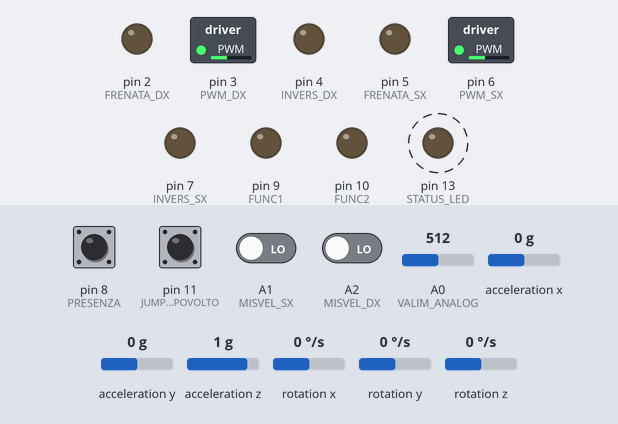
Simulated run of this sketch. Board: Arduino Uno, built with avr-gcc and run on an emulated ATmega328P. On the bench: switched loads named in the sketch (green lamp = pin HIGH), output pins drawn as LEDs (lit = HIGH). Wiring (inferred from the names in the program): MPU-6050 motion sensor at I2C address 0x68. Dashed ring = blinking. The test bench sets the inputs (shaded band); at power-on: pin 8 (PRESENZA), pin 11 (JUMPER_CAPOVOLTO) HIGH, A1 (MISVEL_SX), A2 (MISVEL_DX) LOW, A0 (VALIM_ANALOG) = 512, acceleration x 0 g, acceleration y 0 g, acceleration z 1 g, rotation x 0 °/s, rotation y 0 °/s, rotation z 0 °/s. What the sketch prints to the serial monitor is not drawn.

Above: at 1.44 s.
1.8 s: pin 8 (PRESENZA) pulled LOW for 0.15 s
At 2.07 s:
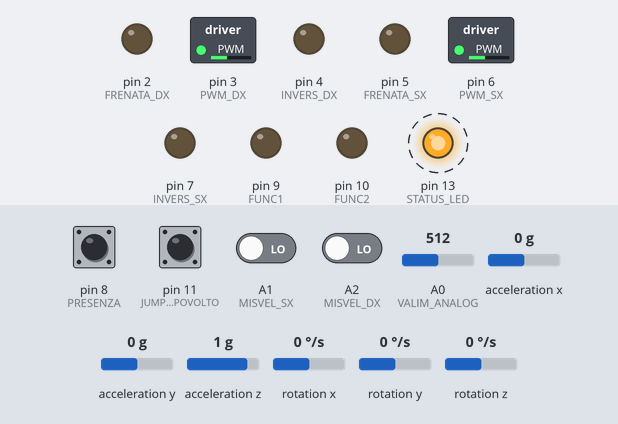
4.8 s: pin 8 (PRESENZA) pulled LOW for 1 s
At 5.02 s:
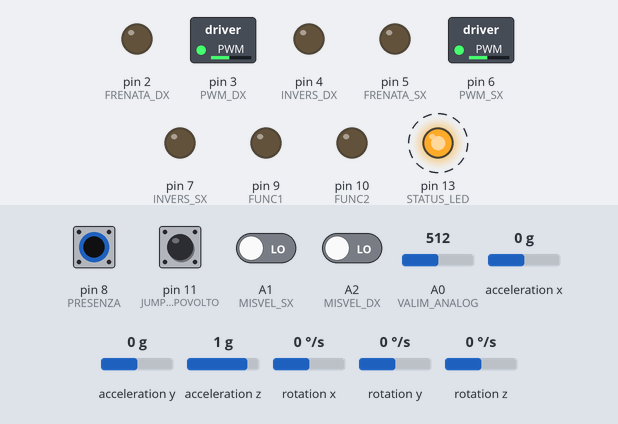
Timing chart, 0 to 13.8 s (numbered marks = the images above; inputs shaded):
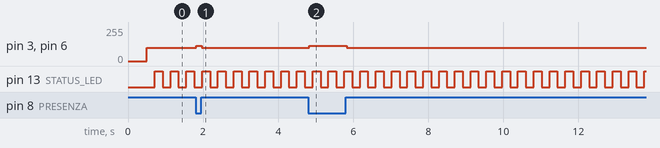

Measured:
- after the input at 1.8 s, pin 3 (PWM_DX), pin 6 (PWM_SX): 100/255 → 116/255 at once, → 100/255 0.15 s later
- after the input at 4.8 s, pin 3 (PWM_DX), pin 6 (PWM_SX): 100/255 → 116/255 at once, → 100/255 1.0 s later
- by itself, pin 13 (STATUS_LED): alternates HIGH for 0.21 s and LOW for 0.21 s

The sketch:

SelfBalancingScooterNC.ino
```cpp
/***
   DIY Self Balancing Scooter ATR
   Self balancing scooter controller sketch using one single rolling board
   and one single accelerometer sensor.
   It drives 2 brushless controllers for both speed and direction and is
   controlled by a Wii Nunchuck

   Prima versione controllo:
   - Velocità angolare proporzionale all'angolo di pendenza, limitata superiormente
   - Diverse costanti per marcia avanti ed indietro

   By Alberto Trentadue 2017-2018
*/

//#define PRESENZA_SEMPRE
//#define SENZA_INERZIA_STATO

//Per I2C
#include <Wire.h>

#define HALT_PROGRAM while(true) {}

#define STATUS_LED 13
#define VALIM_ANALOG A0

// Pin dei PWM di controllo brushless
#define PWM_DX 3
#define FRENATA_DX 2
#define INVERS_DX 4
#define MISVEL_DX A2
#define PWM_SX 6
#define FRENATA_SX 5
#define INVERS_SX 7
#define MISVEL_SX A1

//Gestione rivelatori di presenza
//Pin connesso ai rivelatori
#define PRESENZA 8
//Numero di test per convalidare la presenza
#define CONFERME_PRESENZA 10
byte cnt_presenza = CONFERME_PRESENZA;
bool presenza = false;
bool abilita_dopo_assenza = false;

//Non usati in v1.0
#define FUNC1 9
#define FUNC2 10

#define JUMPER_CAPOVOLTO 11
boolean hb_capovolto = false;

//Indirizzi I2C
#define ADDR_NUNCHUCK_W 0xA4
#define ADDR_NUNCHUCK_R 0xA5
#define ADDR_ACCEL 0x68 //0b1101000

//Stati della macchina a stati del controllo discreto
#define ST_P0_F 0b0000
#define ST_P1_F 0b0010
#define MV_P0_F 0b1000
#define MV_P1_F 0b1010
#define MV_PR_F 0b1100
#define ST_P0_B 0b0001
#define ST_P1_B 0b0011
#define MV_P0_B 0b1001
#define MV_P1_B 0b1011
#define MV_PR_B 0b1101

//Stato di funzionamento del programma
byte stato_prog = ST_P0_F;

//Cicli di inerzia per cambio di stato
#define INERZIA_STATO 8
//Contatore di inerzia per i cambi di stato
byte cnt_inerzia_stato = 0;


//-- COSTANTI PER LA GESTIONE ACCELEROMETRO
//Coefficienti di riduzione di precisione per divisione
#define PREC_REDUX_X 16
#define PREC_REDUX_Z 8
//bx,min: Valore minimo (ridotto) di componente frontale bx per attivare il moto
//TODO: Verificare sperimentalmente
#define BX_MINIMO 60
//Compensazione della pendenza di montaggio dell'accelerometro, per avere 0 secondo livella
#define BX_COMP_MONTAGGIO -39
//Costanti stato inclinazione pedana
#define PP0 0
#define PEND_AV 1
#define PEND_IND 2


#define CICLI_MEDIE 50 // Campioni considerati per le medie
byte cnt_calc = CICLI_MEDIE;

//Variabili per le misure dell'accelerometro MPU-6050
byte ultimo_campione = 0;
int16_t z_acc; //Globale: usata nel MPU-6050
int32_t somma_z_acc = 0;
int16_t serie_z[CICLI_MEDIE];
int16_t media_z_acc;
int16_t x_acc; //Globale: usata nel MPU-6050
int32_t somma_x_acc = 0;
int16_t serie_x[CICLI_MEDIE];
int16_t media_x_acc;
int16_t t_acc; //Globale: usata nel MPU-6050


//-- COSTANTI E VARIABILI GESTIONE DEL THROTTLE
//valore minimo del PWM che ferma il motore
#define PWM_THROTTLE_MIN 116
//Ampiezza throttle iniziale in marcia avanti
#define PWM_THROTTLE_MAX 250
//Ampiezza throttle iniziale in marcia avanti
//TODO: da regolare
#define THR_INIT_FWD 130
//Ampiezza throttle iniziale in marcia indietro
//TODO: da regolare
#define THR_INIT_BWD 130
//Set point velocità media in marcia avanti
#define VEL_REG_FWD 80
//Set point velocità media in marcia indietro
#define VEL_REG_BWD 60
//Setpoint velocità iniziali, indicizzati dai 2 LSB dello stato
int16_t throttles_init[] = {PWM_THROTTLE_MIN, PWM_THROTTLE_MIN, THR_INIT_FWD,THR_INIT_BWD};
//Setpoint velocità a regime, indicizzati dai 2 LSB dello stato
int vels_reg[] = {0, 0, VEL_REG_FWD, VEL_REG_BWD};
//Costante di controllo proporzionale throttle-errore velocità
#define THR_EV_KAPPA_P 0.003
//costante decremento lineare della decelerazione
#define DEC_THR_LIN 0.35
//Valore di throttle sotto il minimo per resettare la corrente
#define PWM_THROTTLE_ZEROCURR 100
//Bilanciamento throttle ruota SINISTRA (delta rispetto alla destra)
#define PWM_THROTTLE_SX_DELTA 0
//Livello di throttle da applicare per il PWM
float throttle_dx = 0.0;
float throttle_sx = 0.0;
//Valore effettivamente applicato al PWM
byte pwm_byte_dx = PWM_THROTTLE_MIN;
byte pwm_byte_sx = PWM_THROTTLE_MIN;

//Stati comando di inversione marcia. Attivo ALTO, pilota un NPN in saturazione
byte retromarcia_dx = LOW;
byte retromarcia_sx = LOW;
//Flag di attivazione della procedura di inversione
boolean inv_da_applicare_dx = false;
boolean inv_da_applicare_sx = false;

//COSTANTI E VARIABILI DELL'ESTIMATORE DI VELOCITA'
//Tracciaori della fase del sensore di Hall
byte stato_riv_vel_dx = LOW;
byte stato_riv_vel_sx = LOW;
//Contatori di stima del periodo di rotazione
int cnt_periodo_dx = 0;
int cnt_periodo_sx = 0;
//Numero massimo di conteggi oltre il quale la ruota si considera quasi ferma
#define MAX_PERIODO_RIV 120
//Velocità angolari stimate delle ruote
int vel_dx = 0;
int vel_sx = 0;
int vel_media = 0;
//Valore minimo della vel_media che considera il mezzo fermo
//TODO: da regolare
#define VEL_FERMO 2

// Livelli analogici del partitore batteria
// TODO: Calibrare rispetto al valore massimo della batteria
#define BATT_OK 1000
#define BATT_MIN 800
int livello_batt = 0;

#define CICLI_HEART 100 // cicli da attendere per l'heartbeat
byte cnt_heart = CICLI_HEART;
byte heart = 0;
#define CICLI_COMM 50 // cicli da attendere per comunicare i dati
byte cnt_comm = CICLI_COMM;

//------ FUNZIONI -------

void setup() {
  // Inizializzazione I2C
  Wire.begin();

  // Inizializzazione Seriale
  Serial.begin(115200);

  // Inizializzazione I/O
  pinMode(LED_BUILTIN, OUTPUT);
  pinMode(PWM_DX, OUTPUT);
  pinMode(PWM_SX, OUTPUT);
  pinMode(MISVEL_DX, INPUT);
  pinMode(MISVEL_SX, INPUT);
  pinMode(FRENATA_DX, OUTPUT);
  pinMode(FRENATA_SX, OUTPUT);
  pinMode(INVERS_DX, OUTPUT);
  pinMode(INVERS_SX, OUTPUT);
  pinMode(STATUS_LED, OUTPUT);
  pinMode(PRESENZA, INPUT_PULLUP);
  pinMode(FUNC1, OUTPUT);
  pinMode(FUNC2, OUTPUT);
  pinMode(JUMPER_CAPOVOLTO, INPUT_PULLUP);

  //Setup dell'accelerometro
  setup_mpu6050();

  //Azzera i campioni da mediare
  byte i;
  for (i = 0; i < CICLI_MEDIE; i++) {
    serie_z[i] = 0;
    serie_x[i] = 0;
  }

  //Stati iniziali switch controllo
  digitalWrite(FRENATA_DX, LOW);
  digitalWrite(FRENATA_SX, LOW);
  digitalWrite(INVERS_DX, LOW);
  digitalWrite(INVERS_SX, LOW);

  //Controlla il jumper di hoverboard capovolto a massa
  hb_capovolto = (digitalRead(JUMPER_CAPOVOLTO) == LOW);

  //Inizializzazione dei tracciatori della fase dei sensori di Hall
  stato_riv_vel_dx = digitalRead(MISVEL_DX);
  stato_riv_vel_sx = digitalRead(MISVEL_SX);

  //Il controller deve essere tenuto con throttle a zero
  //se l'hoverboard era stato spento in modo brusco
  analogWrite(PWM_DX, 0);
  analogWrite(PWM_SX, 0);
  delay(500);

}

void loop() {
  // put your main code here, to run repeatedly:
  leggi_accelerometro();
  leggi_analogici();
  stima_velocita();
  leggi_nunchuck();
  leggi_presenza();
  calcola_medie();
  ultimo_campione = (ultimo_campione + 1) % CICLI_MEDIE;
  transiz_stato();
  ctrl_limiti_max();
  applica_inversione();
  applica_pwm();
  report_status();
  //leggi_comando();
  heartbeat();
}

/**
   Legge i valori Z e X e la temperatura dall'accelerometro via I2C
   I valori sono memorizzati in z_acc, x_acc e t_acc
   Si considera un accelerometro del tipo MPU-6050
*/
void leggi_accelerometro(void)
{
  //Esegue la procedura di accesso all'MPU-6050
  leggi_mpu6050();
  //Riduzione di precisione
  z_acc /= PREC_REDUX_Z;
  x_acc /= PREC_REDUX_X;
  //Compensazione angolo di montaggio X scheda accelerometro
  x_acc += BX_COMP_MONTAGGIO;

  //aggiorna i campioni delle accelerazioni
  if (hb_capovolto) {
    //Inversione dei valori se l'hoverboard è capovolto (in test)
    somma_z_acc += (z_acc - serie_z[ultimo_campione]);
    somma_x_acc += (x_acc - serie_x[ultimo_campione]);
    serie_z[ultimo_campione] = z_acc;
    serie_x[ultimo_campione] = x_acc;
  }
  else {
    //z_acc e x_acc sono al negativo per come è stato montato l'MPU6050
    somma_z_acc += (-z_acc - serie_z[ultimo_campione]);
    somma_x_acc += (-x_acc - serie_x[ultimo_campione]);
    serie_z[ultimo_campione] = -z_acc;
    serie_x[ultimo_campione] = -x_acc;
  }
}

/**
   Legge i valori analogici:
   A0: stato batteria -> livello_batt
*/
void leggi_analogici(void)
{
  livello_batt = analogRead(VALIM_ANALOG);
}

/**
 * Stima la velocità delle ruote dal semi-periodo
 * delle onde quadre dei rivelatori di Hall.
 * Assume che le onde abbiano un duty cycle circa al 50%
 */
void stima_velocita(void)
{
  byte x;
  //Transizione ad ogni cambio di livello, si assume duty al 50%
  //Se non c'è transizione si conteggia fino al limite massimo o si assume velocità zero
  //Se c'è transizione, si termina il conteggio e si calcola la velocità angolare

  //DESTRA
  x = digitalRead(MISVEL_DX);
  if (stato_riv_vel_dx == x)
    //No transizione
    if (cnt_periodo_dx < MAX_PERIODO_RIV) cnt_periodo_dx++;
    else vel_dx = 0;
  else {
    //Transizione
    vel_dx = (MAX_PERIODO_RIV * 10 / cnt_periodo_dx);
    cnt_periodo_dx = 0;
  }
  stato_riv_vel_dx = x;

  //SINISTRA
  x = digitalRead(MISVEL_SX);
  if (stato_riv_vel_sx == x)
    //No transizione
    if (cnt_periodo_sx < MAX_PERIODO_RIV) cnt_periodo_sx++;
    else vel_sx = 0;
  else {
    //Transizione
    vel_sx = (MAX_PERIODO_RIV * 10 / cnt_periodo_sx);
    cnt_periodo_sx = 0;
  }
  stato_riv_vel_sx = x;

  //stima della velocità media complessiva.
  vel_media = (vel_dx + vel_sx) / 2;

}

/**
   Legge lo stato del nunchuck
*/
void leggi_nunchuck(void)
{
  //TODO
}

/**
   Verifica lo stato del pulsante di presenza.
   I pulsanti di presenza sono in parallelo, normalmente chiusi.
   Lo stato di presenza deve essere confermato per un numero di cicli = CONFERME_PRESENZA
   per indicare la presenza effettiva sulla pedana (debounce).
*/
void leggi_presenza(void)
{
  if (digitalRead(PRESENZA) == LOW) { //Entrambi pulsanti chiusi
    if (cnt_presenza > 0) --cnt_presenza;
    else //cnt_presenza è 0
      presenza = true;
  }
  else { //Almeno un pulsante aperto
    if (cnt_presenza < CONFERME_PRESENZA) ++cnt_presenza;
    else //cnt_presenza è CONFERME_PRESENZA
      presenza = false;
    abilita_dopo_assenza = false;
  }
}


/**
   Esegue le medie delle misure che devono essere mediate
*/
void calcola_medie(void)
{
  media_z_acc = somma_z_acc / CICLI_MEDIE;
  media_x_acc = somma_x_acc / CICLI_MEDIE;
}

/**
   Ferma e frena le ruote e blocca l'esecuzione del programma
   definitivamente.
   Da usare solo in caso di intervento urgente.
*/
void abort_completo(void) {
  Serial.println(F("Abort completo"));
  applica_frenata(HIGH);
  analogWrite(PWM_DX, 0);
  analogWrite(PWM_SX, 0);
  digitalWrite(LED_BUILTIN, HIGH);
  //Blocco del programma. Reset necessario.
  HALT_PROGRAM;
}

/**
   Esegue controlli di valori assoluti che richiedono
   intervento immediato al di fuori della transizione di stato:
   1. velocità eccessiva dovuto al ribaltamento dell'hoverboard
*/
void ctrl_limiti_max() {
  //TODO
}

/**
   Ritorna lo stato di inclinazione della pedana in base
   agli angoli misurati.
   Valori possibili:
   PP0: orizzontale
   PEND_AV: Inclinata in avanti
   PEND_IND: Inclinata all'indietro
*/
byte stato_inclinazione(void) {
  if (media_x_acc <= -BX_MINIMO) return PEND_IND;
  if (media_x_acc >= BX_MINIMO) return PEND_AV;
  return PP0;
}

/**
   Gestisce lo stato di funzionamento del programma e le sue transizioni.
   Eseguito ogni CICLI_MEDIE iterazioni
*/
void transiz_stato(void)
{
  byte incl_pedana = stato_inclinazione();
  byte nuovo_stato_prog = stato_prog;
  byte nuova_retromarcia_sx = retromarcia_sx;
  byte nuova_retromarcia_dx = retromarcia_dx;

  //Seleziona in base allo stato del programma
  switch (stato_prog) {
    case ST_P0_F: //0000
      //Gestione dello sblocco dopo mancata presenza
      if (presenza) abilita_dopo_assenza = true;
      switch (incl_pedana) {
        case PEND_AV:
          nuovo_stato_prog = ST_P1_F;
          break;
        case PEND_IND:
          nuovo_stato_prog = ST_P0_B;
          inv_da_applicare_dx = true;
          inv_da_applicare_sx = true;
          nuova_retromarcia_sx = HIGH;
          nuova_retromarcia_dx = HIGH;
      }
      break;
    //---------------------------------//
    case ST_P1_F: //0010
      switch (incl_pedana) {
        case PP0:
        case PEND_IND:
          nuovo_stato_prog = ST_P0_F;
          break;
        case PEND_AV:
          if (vel_media > 0)
            nuovo_stato_prog = MV_P1_F;
      }
      break;
    //---------------------------------//
    case MV_P0_F: //1000
      switch (incl_pedana) {
        case PP0:
          if (vel_media <= VEL_FERMO)
            nuovo_stato_prog = ST_P0_F;
          break;
        case PEND_IND:
          nuovo_stato_prog = MV_PR_F;
          break;
        case PEND_AV:
          nuovo_stato_prog = MV_P1_F;
      }
      break;
    //---------------------------------//
    case MV_P1_F: //1010
      switch (incl_pedana) {
        case PEND_AV:
          if (vel_media <= VEL_FERMO)
            nuovo_stato_prog = ST_P1_F;
          break;
        case PP0:
          nuovo_stato_prog = MV_P0_F;
          break;
        case PEND_IND:
          nuovo_stato_prog = MV_PR_F;
          break;
      }
      break;
    //---------------------------------//
    case MV_PR_F: //1100
      switch (incl_pedana) {
        case PEND_AV:
          nuovo_stato_prog = MV_P1_F;
          break;
        case PP0:
          nuovo_stato_prog = MV_P0_F;
          break;
        case PEND_IND:
          if (vel_media <= VEL_FERMO)
            nuovo_stato_prog = ST_P0_F;
          break;
      }
      break;
    //---------------------------------//
    case ST_P0_B: //0001
      //Gestione dello sblocco dopo mancata presenza
      if (presenza) abilita_dopo_assenza = true;
      switch (incl_pedana) {
        case PEND_AV:
          nuovo_stato_prog = ST_P0_F;
          inv_da_applicare_dx = true;
          inv_da_applicare_sx = true;
          nuova_retromarcia_sx = LOW;
          nuova_retromarcia_dx = LOW;
          break;
        case PEND_IND:
          nuovo_stato_prog = ST_P1_B;
      }
      break;
    //---------------------------------//
    case ST_P1_B: //0011
      switch (incl_pedana) {
        case PP0:
        case PEND_AV:
          nuovo_stato_prog = ST_P0_B;
          break;
        case PEND_IND:
          if (vel_media > 0)
            nuovo_stato_prog = MV_P1_B;
      }
      break;
    //---------------------------------//
    case MV_P0_B: //1001
      switch (incl_pedana) {
        case PP0:
          if (vel_media <= VEL_FERMO)
            nuovo_stato_prog = ST_P0_B;
          break;
        case PEND_AV:
          nuovo_stato_prog = MV_PR_B;
          break;
        case PEND_IND:
          nuovo_stato_prog = MV_P1_B;
      }
      break;
    //---------------------------------//
    case MV_P1_B: //1011
      switch (incl_pedana) {
        case PEND_IND:
          if (vel_media <= VEL_FERMO)
            nuovo_stato_prog = ST_P1_B;
          break;
        case PP0:
          nuovo_stato_prog = MV_P0_B;
          break;
        case PEND_AV:
          nuovo_stato_prog = MV_PR_B;
          break;
      }
      break;
    //---------------------------------//
    case MV_PR_B: //1101
      switch (incl_pedana) {
        case PEND_IND:
          nuovo_stato_prog = MV_P1_B;
          break;
        case PP0:
          nuovo_stato_prog = MV_P0_B;
          break;
        case PEND_AV:
          if (vel_media <= VEL_FERMO)
            nuovo_stato_prog = ST_P0_B;
          break;
      }
      break;
  }

#ifdef SENZA_INERZIA_STATO
  //SENZA INERZIA
  stato_prog = nuovo_stato_prog;
  retromarcia_sx = nuova_retromarcia_sx;
  retromarcia_dx = nuova_retromarcia_dx;
  cnt_inerzia_stato = 0;
#else
  //INERZIA CAMBIO STATO
  if (nuovo_stato_prog != stato_prog) {
    //Se c'è possibilità di cambio, si controlla l'inerzia
    if (++cnt_inerzia_stato == INERZIA_STATO) {
      //Superata l'inerzia, si cambia stato
      stato_prog = nuovo_stato_prog;
      retromarcia_sx = nuova_retromarcia_sx;
      retromarcia_dx = nuova_retromarcia_dx;
      cnt_inerzia_stato = 0;
    } else {
      //NON cambia stato ed annulla eventuali inversioni
      inv_da_applicare_dx = false;
      inv_da_applicare_sx = false;
    }
  } else
    //resetta il conteggio di inerzia
    cnt_inerzia_stato = 0;
#endif

}


/**
   Applica la procedura di inversione di marcia ai controllers:
   - Stop per un certo tempo
   - Applicazione del livello logico
*/
void applica_inversione(void)
{
  if (inv_da_applicare_dx || inv_da_applicare_sx) {
    Serial.println(F("CAMBIO DIREZIONE"));
    if (inv_da_applicare_dx) analogWrite(PWM_DX, 0);
    if (inv_da_applicare_sx) analogWrite(PWM_SX, 0);
    delay(100);
    if (inv_da_applicare_dx) digitalWrite(INVERS_DX, retromarcia_dx);
    if (inv_da_applicare_sx) digitalWrite(INVERS_SX, retromarcia_sx);
    delay(100);
    if (inv_da_applicare_dx) analogWrite(PWM_DX, PWM_THROTTLE_MIN);
    if (inv_da_applicare_sx) analogWrite(PWM_SX, PWM_THROTTLE_MIN);
    inv_da_applicare_dx = false;
    inv_da_applicare_sx = false;
  }
}

/**
   Calcola ed applica i valori dei PWM di thorttle delle ruote
   Il valore dipende da pwm_throttle e dalla lettura del nunchuck
*/
void applica_pwm(void)
{
  //TODO: applicare le variazioni derivanti dal nunchuck
  //TODO: applicare la calibrazione analogica di compensazione DX/SX

  byte idx = stato_prog & 0b11;
  float dt = 0.0;
  int vtarget;

  switch (stato_prog) {
    case ST_P0_F: //0000
    case ST_P0_B: //0001
    case ST_P1_F: //0010
    case ST_P1_B: //0011
      //Reset alla condizione iniziale al passaggio di stato da fermo a in moto
      throttle_dx = throttles_init[idx];
      throttle_sx = throttles_init[idx];
      break;

    case MV_P1_F: //1010
    case MV_P1_B: //1011
      //Profilo controllato in velocità
      //Controllo Prop-ONLY della velocità
      vtarget = vels_reg[idx] + abs(media_x_acc / 10);
      dt = (vtarget - vel_media) * THR_EV_KAPPA_P;
      throttle_dx = constrain(throttle_dx+dt, 0.0, PWM_THROTTLE_MAX);
      throttle_sx = throttle_dx;  //Per ora
      break;

    case MV_PR_F: //1100
    case MV_PR_B: //1101
      //Profilo throttle in decelerazione lineare
      if (vel_media > VEL_FERMO && throttle_dx > PWM_THROTTLE_ZEROCURR)
        throttle_dx = throttle_dx-DEC_THR_LIN;
      else
        throttle_dx = PWM_THROTTLE_ZEROCURR;
      throttle_sx = throttle_dx;  //Per ora
      break;

    case MV_P0_F: //1000
    case MV_P0_B: //1001
      //Profilo throttle in decelerazione lineare più lieve
      throttle_dx = vel_media > VEL_FERMO ? throttle_dx-(DEC_THR_LIN / 2) : PWM_THROTTLE_ZEROCURR;
      throttle_sx = throttle_dx;  //Per ora
      break;
  }

  pwm_byte_dx = byte(throttle_dx);
  pwm_byte_sx = byte(throttle_sx)+ PWM_THROTTLE_SX_DELTA ;

#ifndef PRESENZA_SEMPRE
  //Non aziona i motori se:
  //1. I pulsanti di presenza non sono entrambi schiacciati
  //2. La pedana non si trova in posizione piana
  if (presenza && abilita_dopo_assenza) {
#else
  if (true) {
#endif
    analogWrite(PWM_DX, pwm_byte_dx);
    analogWrite(PWM_SX, pwm_byte_sx);
  }
  else {
    analogWrite(PWM_DX, PWM_THROTTLE_ZEROCURR);
    analogWrite(PWM_SX, PWM_THROTTLE_ZEROCURR);
  }
}

/**
   Applica i valori di frenata ai controllers
*/
void applica_frenata(byte frenata)
{
  digitalWrite(FRENATA_DX, frenata);
  digitalWrite(FRENATA_SX, frenata);
}

/**
   Scrive lo stato del programma sulla seriale
   Eseguito ogni CICLI_REPORT iterazioni
*/
void report_status(void)
{
  cnt_comm--;
  if (cnt_comm == 0) {
    Serial.print(F("S;")); Serial.print(stato_prog, BIN);
    Serial.print(F(";XM;")); Serial.print(media_x_acc, DEC);
    Serial.print(F(";Td;")); Serial.print(pwm_byte_dx, DEC);
    Serial.print(F(";Ts;")); Serial.print(pwm_byte_sx, DEC);
    Serial.print(F(";VD;")); Serial.print(vel_dx, DEC);
    Serial.print(F(";VS;")); Serial.print(vel_sx, DEC);
    //Serial.print(F(";Id;")); Serial.print(retromarcia_dx, DEC);
    //Serial.print(F(";Is;")); Serial.print(retromarcia_sx, DEC);
    //Serial.print(F(";B;")); Serial.print(livello_batt, DEC);
    //Serial.print(F(";C;")); Serial.print(t_acc, DEC);
    Serial.println();

    cnt_comm = CICLI_COMM;
  }
}

/**
  Heartbeat on the built_in Led + EXT_LED
*/
void heartbeat()
{
  cnt_heart--;
  if (cnt_heart == 0) {
    heart++;
    digitalWrite(LED_BUILTIN, bitRead(heart, 0));
    cnt_heart = CICLI_HEART;
  }
}
```

Source omitted: MPU-6050.ino (33843 bytes)
